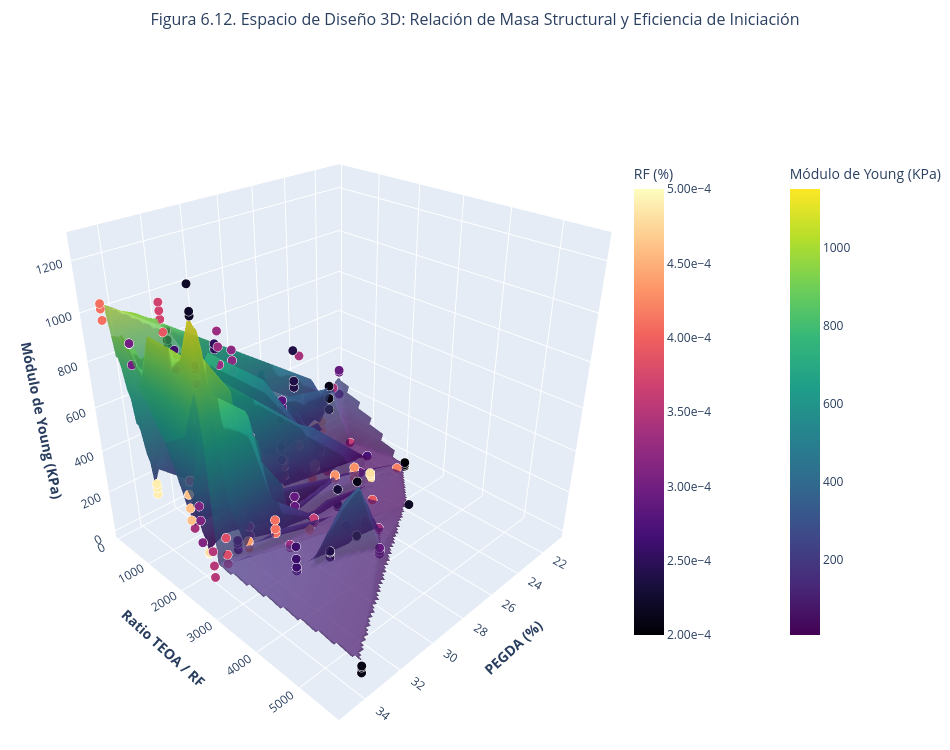

Notebook code for this chart:
### Code cell
import numpy as np
import pandas as pd
from scipy.interpolate import griddata
import plotly.graph_objects as go

print("Generando Superficie 3D: PEGDA vs Ratio TEOA/RF -> Módulo de Young...")

# =====================================================================
# 1. CÁLCULO DE LAS VARIABLES QUÍMICAS
# =====================================================================
df_super_limpio['Polimero_Total (%)'] = df_super_limpio['PEGDA (%)']
df_super_limpio['Ratio_TEOA_RF'] = df_super_limpio['TEOA (%)'] / df_super_limpio['RF (%)']

x_pegda = df_super_limpio['Polimero_Total (%)']
y_ratio = df_super_limpio['Ratio_TEOA_RF']
z_young = df_super_limpio[col_young]
c_rf = df_super_limpio['RF (%)'] 

# =====================================================================
# 2. INTERPOLACIÓN DE LA MALLA TRIDIMENSIONAL
# =====================================================================
xi = np.linspace(x_pegda.min(), x_pegda.max(), 100)
yi = np.linspace(y_ratio.min(), y_ratio.max(), 100)
xi_mesh, yi_mesh = np.meshgrid(xi, yi)

# Interpolamos linealmente los valores del Módulo de Young sobre la malla X-Y
zi_mesh = griddata((x_pegda, y_ratio), z_young, (xi_mesh, yi_mesh), method='linear')

# =====================================================================
# 3. CONSTRUCCIÓN DE LA FIGURA 3D (PLOTLY)
# =====================================================================
fig = go.Figure()

# Trazo 1: Superficie de Tendencia (Módulo de Young)
fig.add_trace(go.Surface(
    x=xi_mesh, y=yi_mesh, z=zi_mesh,
    colorscale='Viridis', 
    opacity=0.75, 
    name='Superficie de Tendencia',
    colorbar=dict(
        title=dict(text='Módulo de Young (KPa)', side='top'),
        x=1.15,        
        len=0.7
    )
))

# Trazo 2: Puntos Experimentales Reales
fig.add_trace(go.Scatter3d(
    x=x_pegda, y=y_ratio, z=z_young,
    mode='markers',
    marker=dict(
        size=5.5,
        color=c_rf, 
        colorscale='Magma', 
        colorbar=dict(
            title=dict(text='RF (%)', side='top'), 
            x=0.92,    # Posicionado estratégicamente a la izquierda de la barra del Módulo
            len=0.7,
            tickformat=".2e"  # Fuerza la notación científica para la Riboflavina (e.g., 2.50e-4)
        ),
        line=dict(color='white', width=1)
    ),
    name='Probetas Reales',
    hovertemplate="<b>PEGDA:</b> %{x:.1f}%<br>" +
                  "<b>Ratio TEOA/RF:</b> %{y:.2f}<br>" +
                  "<b>Módulo Young:</b> %{z:.1f} KPa<br>" +
                  "<b>RF pura:</b> %{marker.color:.2e}%<extra></extra>"
))

# =====================================================================
# 4. CONFIGURACIÓN DEL ESPACIO DE DISEÑO Y EJES
# =====================================================================
fig.update_layout(
    title=dict(
        text='Figura 6.12. Espacio de Diseño 3D: Relación de Masa Structural y Eficiencia de Iniciación', 
        font=dict(size=16), 
        x=0.5
    ),
    scene=dict(
        xaxis_title=dict(text='PEGDA (%)', font=dict(weight='bold')),
        yaxis_title=dict(text='Ratio TEOA / RF', font=dict(weight='bold')),
        zaxis_title=dict(text='Módulo de Young (KPa)', font=dict(weight='bold')),
        camera=dict(
            eye=dict(x=1.5, y=1.5, z=1.2) # Ángulo de cámara isométrico óptimo para ver el relieve
        )
    ),
    width=950, 
    height=750,
    margin=dict(l=0, r=50, b=0, t=50) # Maximiza el tamaño del gráfico dentro del contenedor
)

# Renderizar y exportar en HTML interactivo
fig.show()
fig.write_html("Figura_6_12_Espacio_Redox_3D.html")
print("Gráfica interactiva generada y guardada como 'Figura_6_12_Espacio_Redox_3D.html'.")

### Figure 1 — Plotly figure (JSON) as saved in the notebook; plotly's stock layout.template omitted (floating-point values rounded to 4 significant figures; data arrays with more than 128 entries replaced by an {"elided": "..."} marker saying what was removed)
{"data": [{"colorbar": {"len": 0.7, "title": {"side": "top", "text": "Módulo de Young (KPa)"}, "x": 1.15}, "colorscale": [[0, "#440154"], [0.1111, "#482878"], [0.2222, "#3e4989"], [0.3333, "#31688e"], [0.4444, "#26828e"], [0.5556, "#1f9e89"], [0.6667, "#35b779"], [0.7778, "#6ece58"], [0.8889, "#b5de2b"], [1, "#fde725"]], "name": "Superficie de Tendencia", "opacity": 0.75, "type": "surface", "x": {"elided": "100x100 float values"}, "y": {"elided": "100x100 float values"}, "z": {"elided": "100x100 float values"}}, {"hovertemplate": "<b>PEGDA:</b> %{x:.1f}%<br><b>Ratio TEOA/RF:</b> %{y:.2f}<br><b>Módulo Young:</b> %{z:.1f} KPa<br><b>RF pura:</b> %{marker.color:.2e}%<extra></extra>", "marker": {"color": {"elided": "211 float values"}, "colorbar": {"len": 0.7, "tickformat": ".2e", "title": {"side": "top", "text": "RF (%)"}, "x": 0.92}, "colorscale": [[0, "#000004"], [0.1111, "#180f3d"], [0.2222, "#440f76"], [0.3333, "#721f81"], [0.4444, "#9e2f7f"], [0.5556, "#cd4071"], [0.6667, "#f1605d"], [0.7778, "#fd9668"], [0.8889, "#feca8d"], [1, "#fcfdbf"]], "line": {"color": "white", "width": 1}, "size": 5.5}, "mode": "markers", "name": "Probetas Reales", "type": "scatter3d", "x": {"elided": "211 float values"}, "y": {"elided": "211 float values"}, "z": {"elided": "211 float values"}}], "layout": {"height": 750, "margin": {"b": 0, "l": 0, "r": 50, "t": 50}, "scene": {"camera": {"eye": {"x": 1.5, "y": 1.5, "z": 1.2}}, "xaxis": {"title": {"font": {"weight": "bold"}, "text": "PEGDA (%)"}}, "yaxis": {"title": {"font": {"weight": "bold"}, "text": "Ratio TEOA / RF"}}, "zaxis": {"title": {"font": {"weight": "bold"}, "text": "Módulo de Young (KPa)"}}}, "title": {"font": {"size": 16}, "text": "Figura 6.12. Espacio de Diseño 3D: Relación de Masa Structural y Eficiencia de Iniciación", "x": 0.5}, "width": 950}}
